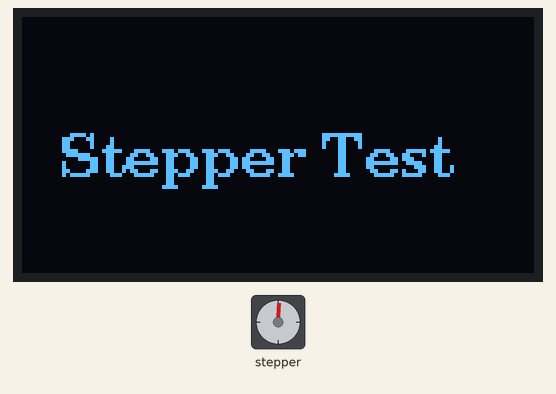
Simulated run of this sketch. Board: Arduino Uno, built with avr-gcc and run on an emulated ATmega328P. On the bench: stepper motor, 128×64 one-colour display. Wiring (inferred from the names in the program): stepper motor (2048 steps per turn assumed): coils pin 9, pin 10, pin 14, pin 15.

Above: at 0.52 s.
At 10.2 s:
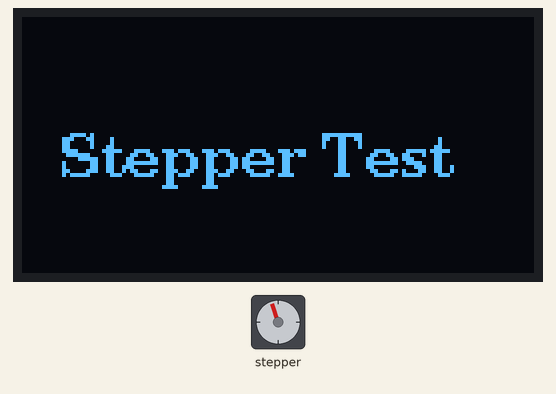
At 20.18 s:
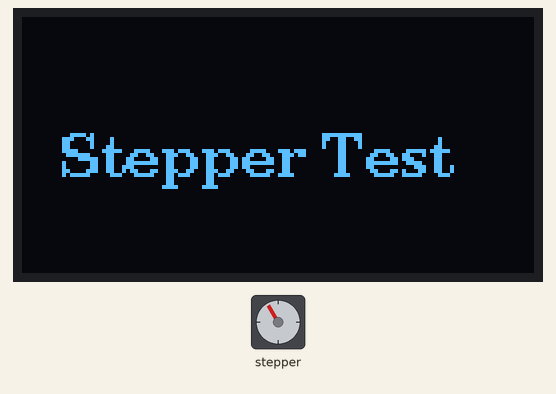
At 39.83 s:
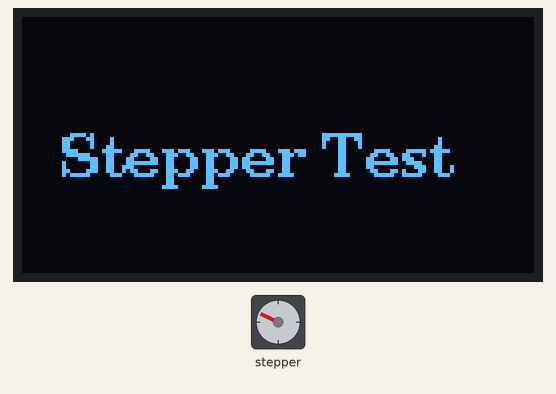
Timing chart, 0 to 40.0 s (numbered marks = the images above):
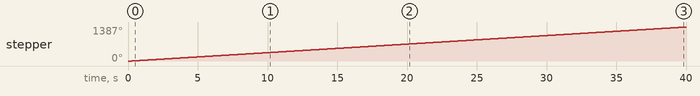

The sketch:

stepper_test.ino
```cpp
// Quick test: spin the 28BYJ-48 stepper via ULN2003
// IN1=9, IN2=10, IN3=14, IN4=15

#include <U8g2lib.h>
#include <Wire.h>

U8G2_SH1106_128X64_NONAME_1_HW_I2C u8g2(U8G2_R0, U8X8_PIN_NONE);

#define IN1 9
#define IN2 10
#define IN3 14
#define IN4 15

// Full-step sequence for 28BYJ-48 (4 steps, more torque)
const uint8_t steps[4][4] = {
  {1,1,0,0}, {0,1,1,0}, {0,0,1,1}, {1,0,0,1}
};

int stepIdx = 0;

void stepMotor(int dir) {
  stepIdx = (stepIdx + dir + 4) % 4;
  digitalWrite(IN1, steps[stepIdx][0]);
  digitalWrite(IN2, steps[stepIdx][1]);
  digitalWrite(IN3, steps[stepIdx][2]);
  digitalWrite(IN4, steps[stepIdx][3]);
}

void setup() {
  pinMode(IN1, OUTPUT);
  pinMode(IN2, OUTPUT);
  pinMode(IN3, OUTPUT);
  pinMode(IN4, OUTPUT);

  u8g2.begin();
  u8g2.firstPage();
  do {
    u8g2.setFont(u8g2_font_ncenB10_tr);
    u8g2.drawStr(10, 40, "Stepper Test");
  } while (u8g2.nextPage());
}

void loop() {
  // Spin clockwise continuously
  stepMotor(1);
  delay(5);
}
```

Measured:
- by itself, stepper: keeps turning clockwise at about 35°/s
